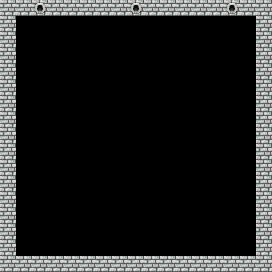

This game map was drawn from its Tiled (.tmx) file and the tilesets committed beside it. A one-line description and the full map source follow:
An orthogonal 17x17 tile map with 16x16 px tiles, 1 tile layer (图块层 1).

<map version="1.10" tiledversion="1.10.2" orientation="orthogonal" renderorder="right-down" width="17" height="17" tilewidth="16" tileheight="16" infinite="0" nextlayerid="2" nextobjectid="1">
 <tileset firstgid="1" source="下水道.tsx" />
 <layer id="1" name="图块层 1" width="17" height="17">
  <data encoding="csv">
5,5,13,5,5,5,5,5,13,5,5,5,5,5,13,5,5,
5,1,1,1,1,1,1,1,1,1,1,1,1,1,1,1,5,
5,1,1,1,1,1,1,1,1,1,1,1,1,1,1,1,5,
5,1,1,1,1,1,1,1,1,1,1,1,1,1,1,1,5,
5,1,1,1,1,1,1,1,1,1,1,1,1,1,1,1,5,
5,1,1,1,1,1,1,1,1,1,1,1,1,1,1,1,5,
5,1,1,1,1,1,1,1,1,1,1,1,1,1,1,1,5,
5,1,1,1,1,1,1,1,1,1,1,1,1,1,1,1,5,
5,1,1,1,1,1,1,1,1,1,1,1,1,1,1,1,5,
5,1,1,1,1,1,1,1,1,1,1,1,1,1,1,1,5,
5,1,1,1,1,1,1,1,1,1,1,1,1,1,1,1,5,
5,1,1,1,1,1,1,1,1,1,1,1,1,1,1,1,5,
5,1,1,1,1,1,1,1,1,1,1,1,1,1,1,1,5,
5,1,1,1,1,1,1,1,1,1,1,1,1,1,1,1,5,
5,1,1,1,1,1,1,1,1,1,1,1,1,1,1,1,5,
5,1,1,1,1,1,1,1,1,1,1,1,1,1,1,1,5,
5,5,5,5,5,5,5,5,5,5,5,5,5,5,5,5,5
</data>
 </layer>
</map>
